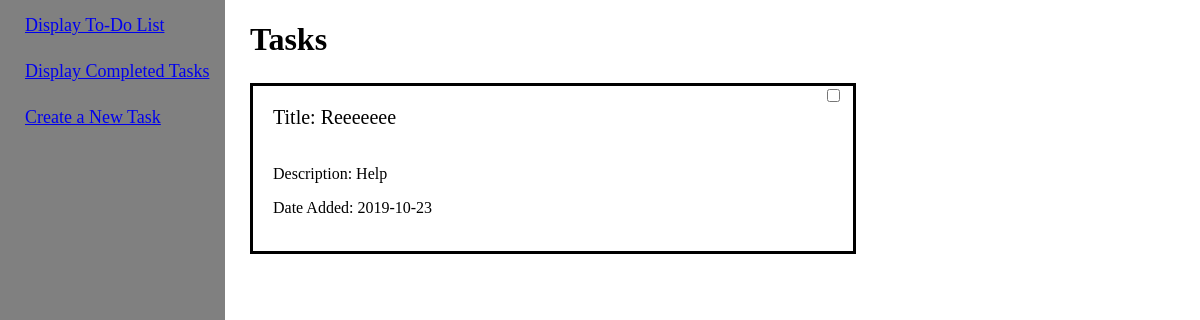
Before: / with the older database file.
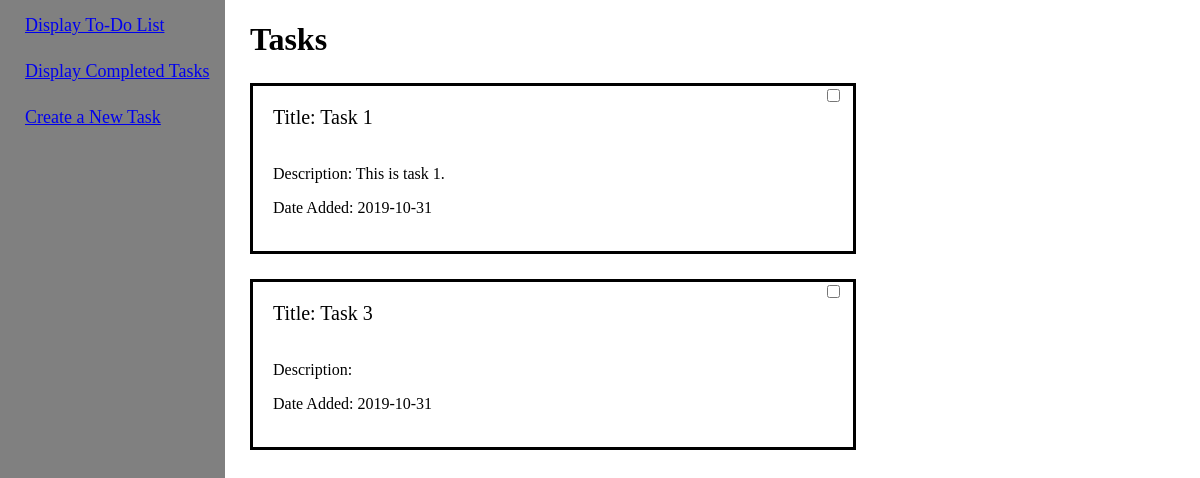
After: the same page with the newer database file.
### app/models.py (models this page shows, shortened)
class Task(db.Model):
    id = db.Column(db.Integer, primary_key=True)
    title = db.Column(db.String(150), index=True, unique=True)
    description = db.Column(db.String(500), index=True, unique=True, nullable=True)
    date = db.Column(db.Date())
    completed = db.Column(db.Boolean)
    dateCompleted = db.Column(db.Date())

### app/views.py (the view)
@app.route('/', methods=['GET', 'POST'])
def display_tasks():
    tasks = models.Task.query.all()
    form = CompleteForm()
    if form.validate_on_submit():
        models.Task.query,get(1).completed = True
        db.session.commit()
    return render_template("view_tasks.html",
                           title="Tasks",
                           tasks=tasks,
                           form=form)

### app/forms.py
class CompleteForm(Form):
    complete = BooleanField("complete")
    task = None

### app/templates/view_tasks.html (shortened to what this page needs)
{% extends "base.html" %}
{% block content %}
  <h1>Tasks</h1>
  {% for task in tasks %}
    {% if not task.completed %}
      <div id="tasks">
        <p id="title">Title: {{ task.title }}</p>
        <form id="complete" action="/update" method="POST" name="completed">
          <input type="checkbox" value="Complete" onchange="this.form.submit()">
        </form>
        <p id="desc">Description: {{ task.description }}</p>
        <p id="date">Date Added: {{ task.date }}</p><br>
      </div>
    {% endif %}
  {% endfor %}
{% endblock %}

Changed rows visible on the page:
removed Task: title "Reeeeeee", description "Help", date "2019-10-23"
now on this page (row edited): Task: title "Task 1", description "This is task 1.", date "2019-10-31"
now on this page (row edited): Task: title "Task 3", date "2019-10-31"
